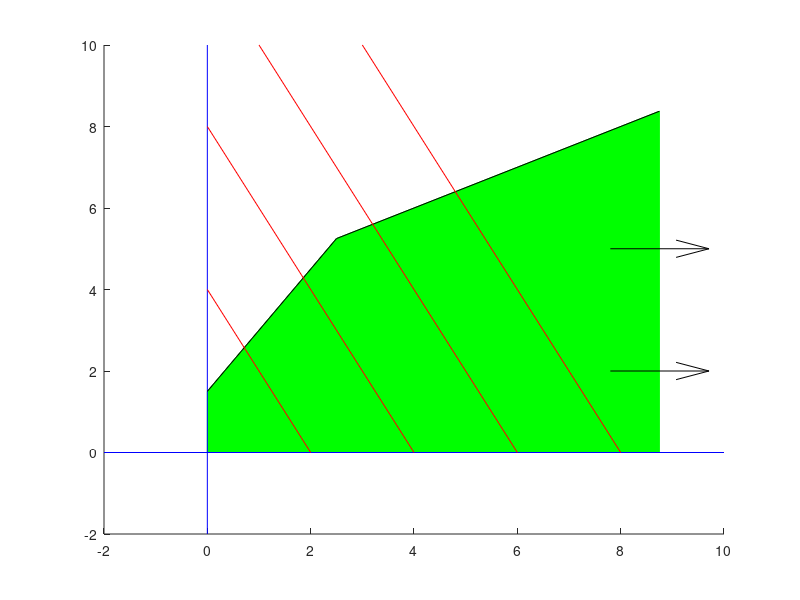

The MATLAB script that drew this image:
% 例程 3.9  约束无界且解无界的案例
%  绘制二维可行解集与目标函数
%  直线方程：ax + by = c
a1 = -3;
b1 = 2;
c1 = 3;
a2 = -1;
b2 = 2;
c2 = 8;
%  约束条件的角点坐标
X1 = c1/a1;
Y1 = c1/b1;
X2 = c2/a2;
Y2 = c2/b2;
%  计算两条约束直线的交点
aux1 = (Y2 - Y1);
aux2 = (Y2*X1) - (Y1*X2);
xi = (X1*X2*aux1)/aux2;
yi = Y1 - ((Y1*xi)/X1);
%  最右侧点（在第二条约束直线上）
xr = 3.5*xi;
yr = (c2 - (a2*xr))/b2;
figure(1)
%  绘制可行解集（无界区域）
patch([0, 0, xi, xr, xr], [0, Y1, yi, yr, 0], 'g', 'EdgeColor', 'g');
hold  on;
%  绘制坐标轴
plot([-2, 10], [0, 0], 'b');
plot([0, 0], [-2, 10], 'b');
%  绘制约束直线
plot([0, xi], [Y1, yi], 'k');
plot([xi, xr], [yi, yr], 'k');
%  绘制箭头（指示无界方向）
quiver([7.8, 7.8], [2, 5], [1, 1], [0, 0], 'k');
%  绘制目标函数值对应的直线段
%  目标函数：2x + y = z;
a = 2;
b = 1;
%  目标函数直线段的端点坐标
z = 4;
X1 = z/a;
Y1 = z/b;
z = 8;
X2 = z/a;
Y2 = z/b;
z = 12;
X3 = z/a;
xl3 = X3 - 5;
yl3 = z - (a*xl3);
z = 16;
X4 = z/a;
xl4 = X4 - 5;
yl4 =z - (a*xl4);
plot([0, X1], [Y1, 0], 'r');
plot([0, X2], [Y2, 0], 'r');
plot([xl3, X3], [yl3, 0], 'r');
plot([xl4, X4], [yl4, 0], 'r');
